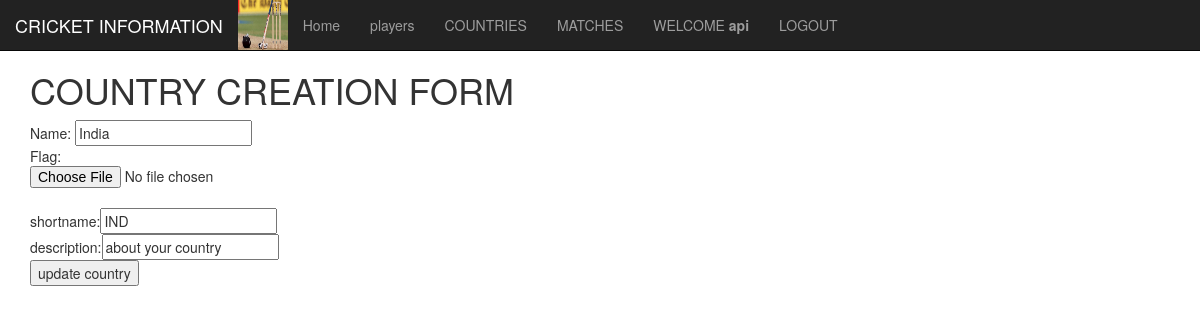
The page /update_country/1 (signed in) on the database its author committed.
### info/models.py (models this page shows, shortened)
class UserProfile(AbstractUser):
	country = models.ForeignKey(Country,on_delete=models.PROTECT,
		related_name="userprofile",null=True,blank=True)

class abst(models.Model): # abstract model
	name=models.CharField(max_length=250)
	class Meta:
		abstract=True

class Country(abst):
	flag=models.ImageField(blank=True, null=True)
	shortname = models.CharField(max_length=256, unique=True)
	description=models.TextField(max_length=555,default="about your country")

### info/views.py (the view, shortened to what this page needs)
# urls.py: re_path("update_country/(?P<pk>[0-9]+)",update_country_view),# update_country_view(reobj,pk=23)
@login_required
def update_country_view(request,pk):
	country = Country.objects.filter(id=pk)
	if country:
		country=country[0]
		msg=""
	else:
		msg="country not found"
	return render(request, "info/update_country.html",
		{"data": country,"message":msg})

### info/templates/info/update_country.html (shortened to what this page needs)
{% extends 'info/home.html'%}
{% block container%}
	<h1>COUNTRY CREATION FORM</h1>
	<form method="post" enctype="multipart/form-data">
		Name: <input type="text" name="name" value="{{data.name}}"><br>
		Flag:<input type="file" name="flag"><br>
		shortname:<input type="text" name="shortname" value="{{data.shortname}}"><br>
		description:<input type="textarea" name="description" value="{{data.description}}"><br>
		<input type="submit" name="" value="update country">
	</form>
{% endblock %}

### info/templates/info/home.html (shortened to what this page needs)
<!DOCTYPE html>
<html lang="en">
<head>
  {% load static %}
  <link rel="stylesheet" href="https://maxcdn.bootstrapcdn.com/bootstrap/3.4.0/css/bootstrap.min.css">
  <link rel="stylesheet" type="text/css" href="//cdn.datatables.net/1.10.19/css/jquery.dataTables.min.css">
</head>
<body style="height:1500px">
<nav class="navbar navbar-inverse navbar-fixed-top">
  <div class="container-fluid">
    <div class="navbar-header">
      <a class="navbar-brand" href="#">CRICKET INFORMATION</a>
      <img src="{% static 'info/images/logo.jpeg' %}" width="50px" height="50px">
    </div>
    <ul class="nav navbar-nav">
      <li><a href="/">Home</a></li>
      {% if request.user.is_authenticated %}
      <li><a href="/players">players</a></li>
      <li><a href="/countries">COUNTRIES</a></li>
      <li><a href="/matches">MATCHES</a></li>
      <li><a href="#">WELCOME <b>{{ request.user.username}}</b></a>
      </li>
      <li><a href="/logout">LOGOUT</a></li>
      {% endif %}
    </ul>
  </div>
</nav>
<div class="container" style="margin-top:50px">
  {% block container%}{% endblock %}
</div>
</body>
</html>

### rows shown on the page
UserProfile: user.username "api"
Country: name "India", shortname "IND", description "about your country"
